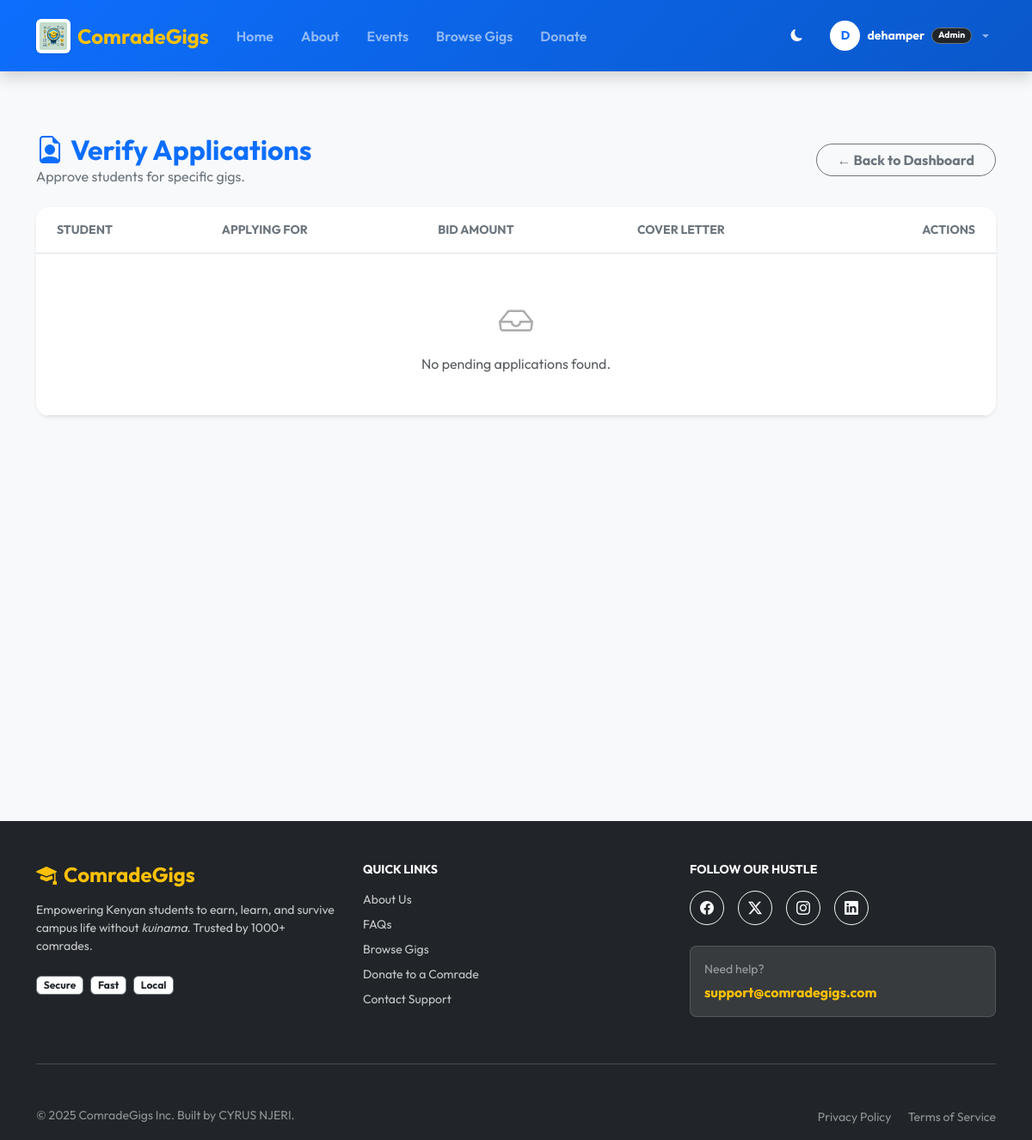
Before: /admin-panel/applications/ (signed in) with the older database file.
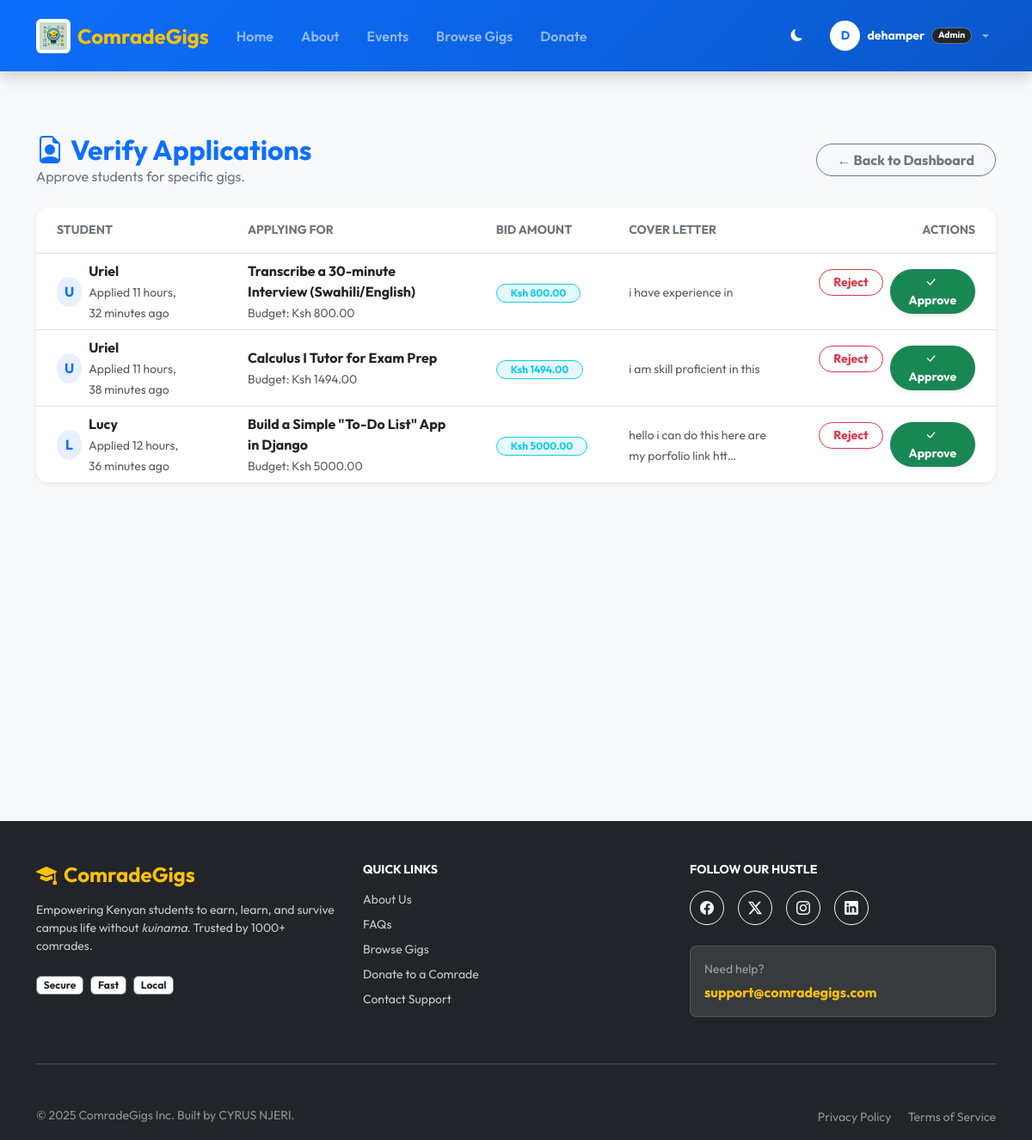
After: the same page with the newer database file.
### myapp/models.py (models this page shows, shortened)
class Application(models.Model):
    job = models.ForeignKey(Job, on_delete=models.CASCADE, related_name='applications')
    student = models.ForeignKey(User, on_delete=models.CASCADE, related_name='my_applications')
    cover_letter = models.TextField()
    bid_amount = models.DecimalField(max_digits=10, decimal_places=2, null=True, blank=True)
    created_at = models.DateTimeField(auto_now_add=True)
    is_accepted = models.BooleanField(default=False)
    is_rejected = models.BooleanField(default=False)
    class Meta:
        unique_together = ('job', 'student')

class User(AbstractUser):
    role = models.CharField(max_length=10, choices=ROLE_CHOICES, default='student')
    is_verified = models.BooleanField(default=False)
    phone_number = models.CharField(max_length=15, blank=True, null=True, help_text="Required for M-Pesa")
    profile_image = models.ImageField(upload_to='profiles/', blank=True, null=True)

class Job(models.Model):
    STATUS_CHOICES = (
        ('open', 'Open'),
        ('review', 'Under Review'),
        ('assigned', 'In Progress'),
        ('completed', 'Completed'),
        ('cancelled', 'Cancelled'),
    )
    client = models.ForeignKey(User, on_delete=models.CASCADE, related_name='posted_jobs')
    assigned_to = models.ForeignKey(User, on_delete=models.SET_NULL, null=True, blank=True, related_name='assigned_jobs')
    title = models.CharField(max_length=200)
    description = models.TextField()
    required_skills = models.ManyToManyField(Skill, blank=True)
    budget = models.DecimalField(max_digits=10, decimal_places=2)
    deadline = models.DateTimeField(null=True, blank=True)
    status = models.CharField(max_length=20, choices=STATUS_CHOICES, default='review')
    created_at = models.DateTimeField(auto_now_add=True)
    completed_at = models.DateTimeField(null=True, blank=True)

### myapp/views.py (the view)
# urls.py: path('admin-panel/applications/', views.admin_manage_applications, name='admin_manage_applications'),
@login_required
def admin_manage_applications(request):
    if not request.user.is_superuser:
        return redirect('myapp:home')
    pending_apps = Application.objects.filter(
        is_accepted=False,
        is_rejected=False
    ).order_by('-created_at')
    return render(request, 'custom_admin/manage_applications.html', {'pending_apps': pending_apps})

### myapp/templates/custom_admin/manage_applications.html (shortened to what the changed rows need)
{% extends "base.html" %}
{% load static %}
{% block content %}
<section class="py-5 bg-light min-vh-100">
  <div class="container">
    <div class="d-flex justify-content-between align-items-center mb-4">
      <div>
          <h2 class="fw-bold mb-0 text-primary">
              <i class="bi bi-file-earmark-person me-2"></i>Verify Applications
          </h2>
      </div>
    </div>
    <div class="card border-0 shadow-sm rounded-4 overflow-hidden">
      <div class="card-body p-0">
        <div class="table-responsive">
          <table class="table table-hover align-middle mb-0">
            <thead class="bg-light">
              <tr>
                <th class="px-4 py-3 text-uppercase small fw-bold text-secondary">Student</th>
                <th class="px-4 py-3 text-uppercase small fw-bold text-secondary">Applying For</th>
                <th class="px-4 py-3 text-uppercase small fw-bold text-secondary">Bid Amount</th>
                <th class="px-4 py-3 text-uppercase small fw-bold text-secondary">Cover Letter</th>
                <th class="px-4 py-3 text-end text-uppercase small fw-bold text-secondary">Actions</th>
              </tr>
            </thead>
            <tbody>
              {% for app in pending_apps %}
              <tr>
                <td class="px-4">
                    <div class="d-flex align-items-center">
                        <div class="bg-primary bg-opacity-10 text-primary rounded-circle p-2 me-2 fw-bold" style="width: 35px; height: 35px; display:flex; justify-content:center; align-items:center;">
                            {{ app.student.username|first|upper }}
                        </div>
                        <div>
                            <span class="fw-bold d-block text-dark">{{ app.student.username }}</span>
                            <small class="text-muted">Applied {{ app.created_at|timesince }} ago</small>
                        </div>
                    </div>
                </td>
                <td class="px-4">
                    <span class="fw-bold text-dark">{{ app.job.title }}</span>
                    <br>
                    <small class="text-muted">Budget: Ksh {{ app.job.budget }}</small>
                </td>
                <td class="px-4">
                    <span class="badge bg-info bg-opacity-10 text-info border border-info px-3 rounded-pill">
                        Ksh {{ app.bid_amount }}
                    </span>
                </td>
                <td class="px-4">
                    <span class="text-muted small" title="{{ app.cover_letter }}">
                        {{ app.cover_letter|truncatechars:50 }}
                    </span>
                </td>
                <td class="px-4 text-end">
                    <div class="d-flex gap-2 justify-content-end">
                        <form action="{% url 'myapp:admin_process_application' app.id %}" method="POST">
                            <button type="submit" class="btn btn-outline-danger btn-sm rounded-pill px-3 fw-bold">
                                Reject
                            </button>
                        </form>
                        <form action="{% url 'myapp:admin_process_application' app.id %}" method="POST">
                            <button type="submit" class="btn btn-success btn-sm rounded-pill px-3 fw-bold shadow-sm" onclick="return confirm('Approve this student? This will assign the job to them.');">
                                <i class="bi bi-check-lg me-1"></i> Approve
                            </button>
                        </form>
                    </div>
                </td>
              </tr>
              {% empty %}
              <tr>
                  <td colspan="5" class="text-center py-5">
                      <div class="text-muted">
                          <i class="bi bi-inbox fs-1 d-block mb-2 opacity-50"></i>
                          No pending applications found.
                      </div>
                  </td>
              </tr>
              {% endfor %}
            </tbody>
          </table>
        </div>
      </div>
    </div>
  </div>
</section>
{% endblock %}

Changed rows visible on the page:
added Application: student.username|first "U", student.username "Uriel", created_at "11 hours, 32 minutes", job "Transcribe a 30-minute Interview (Swahili/English)", job.budget "800.00", bid_amount "800.00", cover_letter "i have experience in"
added Application: student.username|first "U", student.username "Uriel", created_at "11 hours, 38 minutes", job "Calculus I Tutor for Exam Prep", job.budget "1494.00", bid_amount "1494.00", cover_letter "i am skill proficient in this"
added Application: student.username|first "L", student.username "Lucy", created_at "12 hours, 36 minutes", job "Build a Simple \"To-Do List\" App in Django", job.budget "5000.00", bid_amount "5000.00", cover_letter "hello i can do this here are my porfolio link htt…"
Other visible differences:
text no longer shown: "No pending applications found."
